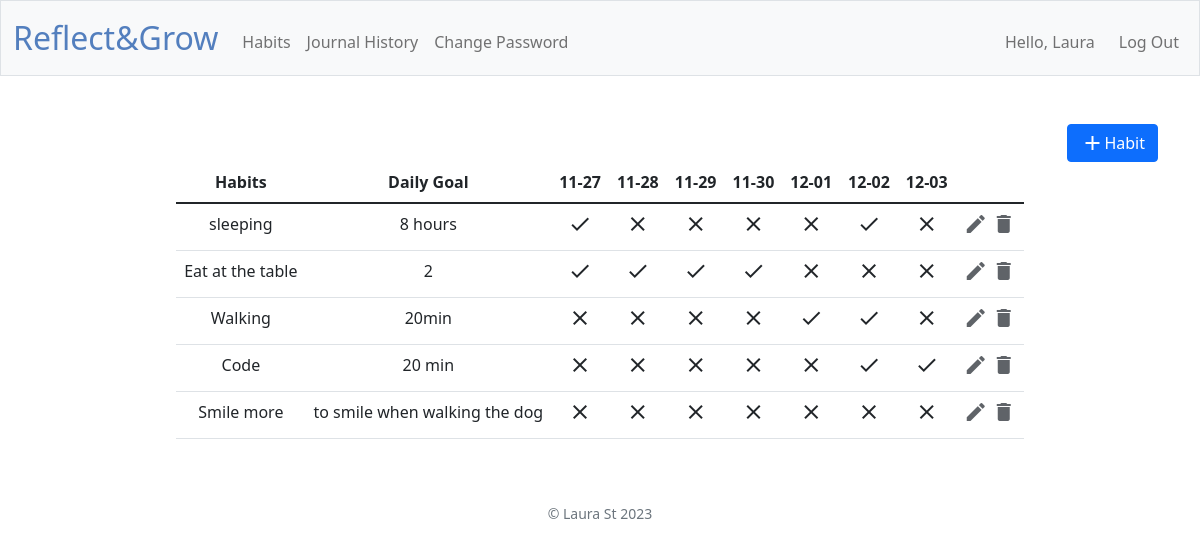
Page /habits (signed in) on the committed database.
### tables this page shows
CREATE TABLE "users" (
    id INTEGER PRIMARY KEY AUTOINCREMENT,
    username TEXT NOT NULL UNIQUE,
    hash TEXT NOT NULL
);

CREATE TABLE habits (
    habit_id INTEGER PRIMARY KEY AUTOINCREMENT,
    user_id INTEGER,
    name TEXT NOT NULL,
    rule TEXT NOT NULL,
    created_at DATE DEFAULT (DATE('now')),
    FOREIGN KEY (user_id) REFERENCES users(id)
);

### app.py (the view)
@app.route("/habits", methods=["GET"])
@login_required
def get_habits():
    habits = habit_service.get_habits(session.get("user_id"))
    dates = habit_service.get_dates()
    return render_template("habits.html", habits=habits, dates=dates)

### app.py (called while the page is built)
@app.after_request
def after_request(response):
    response.headers["Cache-Control"] = "no-cache, no-store, must-revalidate"
    response.headers["Expires"] = 0
    response.headers["Pragma"] = "no-cache"
    return response

@app.context_processor
def inject_user():
    user_id = session.get("user_id")
    if user_id:
        result = user_service.get_user_details(user_id)
        user = result["res"]
        return {"username": user["username"]}
    return {}

### database.py (called while the page is built)
def get_habits(user_id):
    return db.execute("SELECT * FROM habits WHERE user_id = ?", user_id)

def get_completions(habit_id, start_date, end_date):
    return db.execute(
        "SELECT date_completed FROM completions WHERE habit_id = ? AND date_completed BETWEEN ? AND ?",
        habit_id, start_date, end_date
    )

def get_user(user_id):
    return db.execute("SELECT * FROM users WHERE id = ?", user_id)

### habit_service.py (called while the page is built)
def get_habits(user_id):
    habits = database.get_habits(user_id)
    return get_habits_with_completions(habits)

def get_habits_with_completions(habits):
    today = datetime.now().date()
    start_date = today - timedelta(days=DAYS_BEFORE_TODAY)
    for habit in habits:
        completions = database.get_completions(habit["habit_id"], start_date, today)
        habit["completions"] = [comp["date_completed"] for comp in completions]
    return habits

def get_dates():
    today = datetime.now().date()
    return [(today + timedelta(days=i)).strftime("%Y-%m-%d") for i in range(-DAYS_BEFORE_TODAY, 1)]

### helpers.py (called while the page is built)
def login_required(f):
    @wraps(f)
    def decorated_function(*args, **kwargs):
        if session.get("user_id") is None:
            return redirect("/login")
        return f(*args, **kwargs)
    return decorated_function

def success(obj=None):
    return {"success": True, "res": obj}

### user_service.py (called while the page is built)
def get_user_details(user_id):
    rows = database.get_user(user_id)
    user = rows[0]
    if not user:
        fail()
    return success(user)

### templates/habits.html (shortened to what this page needs)
{% extends "layout.html" %}
{% block main %}
<div class="d-flex justify-content-end">
    <a href="/add-habit" class="btn btn-primary">
        <span class="material-icons">add</span> Habit
    </a>
</div>
<div class="table-responsive">
    <table class="table mx-auto w-auto">
        <thead>
            <tr>
                <th>Habits</th>
                <th>Daily Goal</th>
                {% for date in dates %}
                <th class="date-column {% if loop.revindex <= 3 %}last-three-dates{% endif %}">
                    {{ date.split("-")[1] }}-{{ date.split("-")[2] }}
                </th>
                {% endfor %}
                <th></th>
            </tr>
        </thead>
        <tbody>
            {% for habit in habits %}
            <tr>
                <td>{{habit.name}}</td>
                <td>{{habit.rule}}</td>
                {% for date in dates %}
                <td class="date-column {% if loop.revindex <= 3 %}last-three-dates{% endif %}">
                    {% if date in habit.completions %}
                    <span id="habit-{{ habit.habit_id }}-date-{{ date }}" class="material-icons clickable"
                        onclick="toggleCompletion('{{ habit.habit_id }}', '{{ date }}' , false)">done</span>
                    {% else %}
                    <span id="habit-{{ habit.habit_id }}-date-{{ date }}" class="material-icons clickable"
                        onclick="toggleCompletion('{{ habit.habit_id }}', '{{ date }}', true)">clear</span>
                    {% endif %}
                </td>
                {% endfor %}
                <td>
                    <a href=" /edit-habit/{{ habit.habit_id }}" class="icon-link"><span
                            class="material-icons grey_color">edit</span></a>
                    <a href="#" onclick="deleteHabit('{{ habit.habit_id }}')" class="icon-link">
                        <span class="material-icons grey_color">delete</span>
                    </a>
                </td>
            </tr>
            {% endfor %}
        </tbody>
    </table>
</div>
{% endblock %}

### templates/layout.html (shortened to what this page needs)
<!DOCTYPE html>
<html lang="en">
<head>
    <link href="https://cdn.jsdelivr.net/npm/bootstrap@5.1.3/dist/css/bootstrap.min.css"
 rel="stylesheet">
    <link href="/static/styles.css" rel="stylesheet">
</head>
<body>
    <nav class="bg-light border navbar navbar-expand-md navbar-light">
        <div class="container-fluid">
            <a class="navbar-brand" href="/"><span class="blue">Reflect&Grow</span></a>
            <div class="collapse navbar-collapse" id="navbar">
                {% if session["user_id"] %}
                <ul class="navbar-nav me-auto mt-2">
                    <li class="nav-item"><a class="nav-link" href="/habits">Habits</a></li>
                    <li class="nav-item"><a class="nav-link" href="/journal-history">Journal History</a></li>
                    <li class="nav-item"><a class="nav-link" href="/change-password">Change Password</a></li>
                </ul>
                <ul class="navbar-nav ms-auto mt-2">
                    <li class="nav-item navbar-text me-3">Hello, {{ username }}</li>
                    <li class="nav-item"><a class="nav-link" href="/logout">Log Out</a></li>
                </ul>
                {% else %}
                <ul class="navbar-nav ms-auto mt-2">
                    <li class="nav-item"><a class="nav-link" href="/register">Register</a></li>
                    <li class="nav-item"><a class="nav-link" href="/login">Log In</a></li>
                </ul>
                {% endif %}
            </div>
        </div>
    </nav>
    <main class="container py-5 text-center">
        {% block main %}{% endblock %}
    </main>
    <footer class="mb-5 small text-center text-muted">
        &copy; Laura St <span id="year"></span>
    </footer>
</body>
</html>

### static/styles.css (style rules this page uses)
nav .navbar-brand { font-size: xx-large; }
nav .navbar-brand .blue { color: #537fbe; }
.grey_color { color: #5f6368; }
.clickable { cursor: pointer; }
.btn { display: inline-flex; align-items: center; justify-content: center; }

### rows in the picture
users: username "Laura"
habits: name "sleeping", rule "8 hours"
habits: name "Eat at the table", rule "2"
habits: name "Walking", rule "20min"
habits: name "Code", rule "20 min"
habits: name "Smile more", rule "to smile when walking the dog"

### other values in the picture
{{ date.split("-")[1] }} "11" "11" "11" "11" "12" "12" "12"
{{ date.split("-")[2] }} "27" "28" "29" "30" "01" "02" "03"
